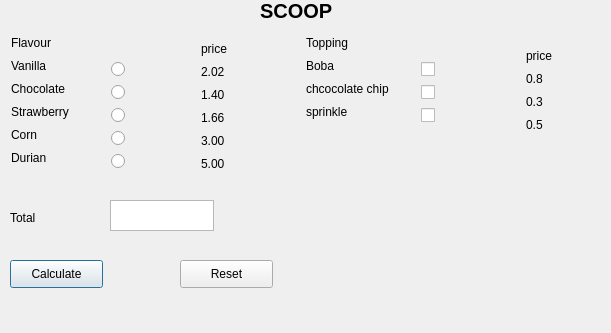
<?xml version="1.0" encoding="UTF-8"?>
<ui version="4.0">
 <class>Dialog</class>
 <widget class="QDialog" name="Dialog">
  <property name="geometry">
   <rect>
    <x>0</x>
    <y>0</y>
    <width>611</width>
    <height>333</height>
   </rect>
  </property>
  <property name="windowTitle">
   <string>Dialog</string>
  </property>
  <widget class="QLabel" name="projecttitle">
   <property name="geometry">
    <rect>
     <x>260</x>
     <y>0</y>
     <width>91</width>
     <height>21</height>
    </rect>
   </property>
   <property name="font">
    <font>
     <pointsize>15</pointsize>
     <weight>75</weight>
     <bold>true</bold>
    </font>
   </property>
   <property name="text">
    <string>SCOOP</string>
   </property>
  </widget>
  <widget class="QRadioButton" name="durian">
   <property name="geometry">
    <rect>
     <x>111</x>
     <y>153</y>
     <width>16</width>
     <height>16</height>
    </rect>
   </property>
   <property name="text">
    <string/>
   </property>
  </widget>
  <widget class="QRadioButton" name="choc">
   <property name="geometry">
    <rect>
     <x>111</x>
     <y>84</y>
     <width>16</width>
     <height>16</height>
    </rect>
   </property>
   <property name="text">
    <string/>
   </property>
  </widget>
  <widget class="QRadioButton" name="Straw">
   <property name="geometry">
    <rect>
     <x>111</x>
     <y>107</y>
     <width>16</width>
     <height>16</height>
    </rect>
   </property>
   <property name="text">
    <string/>
   </property>
  </widget>
  <widget class="QCheckBox" name="boba">
   <property name="geometry">
    <rect>
     <x>421</x>
     <y>61</y>
     <width>16</width>
     <height>16</height>
    </rect>
   </property>
   <property name="text">
    <string/>
   </property>
  </widget>
  <widget class="QLabel" name="vannill_lbl">
   <property name="geometry">
    <rect>
     <x>11</x>
     <y>58</y>
     <width>38</width>
     <height>16</height>
    </rect>
   </property>
   <property name="text">
    <string>Vanilla</string>
   </property>
  </widget>
  <widget class="QLabel" name="choc_lbl">
   <property name="geometry">
    <rect>
     <x>11</x>
     <y>81</y>
     <width>56</width>
     <height>16</height>
    </rect>
   </property>
   <property name="text">
    <string>Chocolate</string>
   </property>
  </widget>
  <widget class="QLabel" name="strawlbl">
   <property name="geometry">
    <rect>
     <x>11</x>
     <y>104</y>
     <width>64</width>
     <height>16</height>
    </rect>
   </property>
   <property name="text">
    <string>Strawberry</string>
   </property>
  </widget>
  <widget class="QLabel" name="flava_lbl">
   <property name="geometry">
    <rect>
     <x>11</x>
     <y>35</y>
     <width>42</width>
     <height>16</height>
    </rect>
   </property>
   <property name="text">
    <string>Flavour</string>
   </property>
  </widget>
  <widget class="QLabel" name="sprinkle_lbl">
   <property name="geometry">
    <rect>
     <x>306</x>
     <y>104</y>
     <width>44</width>
     <height>16</height>
    </rect>
   </property>
   <property name="text">
    <string>sprinkle</string>
   </property>
  </widget>
  <widget class="QLabel" name="chiplbl">
   <property name="geometry">
    <rect>
     <x>306</x>
     <y>81</y>
     <width>87</width>
     <height>16</height>
    </rect>
   </property>
   <property name="text">
    <string>chcocolate chip</string>
   </property>
  </widget>
  <widget class="QLabel" name="boba_lbl">
   <property name="geometry">
    <rect>
     <x>306</x>
     <y>58</y>
     <width>28</width>
     <height>16</height>
    </rect>
   </property>
   <property name="text">
    <string>Boba</string>
   </property>
  </widget>
  <widget class="QLabel" name="topping_lbl">
   <property name="geometry">
    <rect>
     <x>306</x>
     <y>35</y>
     <width>46</width>
     <height>16</height>
    </rect>
   </property>
   <property name="text">
    <string>Topping</string>
   </property>
  </widget>
  <widget class="QCheckBox" name="cchip">
   <property name="geometry">
    <rect>
     <x>421</x>
     <y>84</y>
     <width>16</width>
     <height>16</height>
    </rect>
   </property>
   <property name="text">
    <string/>
   </property>
  </widget>
  <widget class="QCheckBox" name="sprink">
   <property name="geometry">
    <rect>
     <x>421</x>
     <y>107</y>
     <width>16</width>
     <height>16</height>
    </rect>
   </property>
   <property name="text">
    <string/>
   </property>
  </widget>
  <widget class="QLabel" name="total_lbl">
   <property name="geometry">
    <rect>
     <x>10</x>
     <y>210</y>
     <width>61</width>
     <height>16</height>
    </rect>
   </property>
   <property name="text">
    <string>Total</string>
   </property>
  </widget>
  <widget class="QPushButton" name="calculateButton">
   <property name="geometry">
    <rect>
     <x>10</x>
     <y>260</y>
     <width>93</width>
     <height>28</height>
    </rect>
   </property>
   <property name="text">
    <string>Calculate</string>
   </property>
  </widget>
  <widget class="QPushButton" name="resetButton">
   <property name="geometry">
    <rect>
     <x>180</x>
     <y>260</y>
     <width>93</width>
     <height>28</height>
    </rect>
   </property>
   <property name="text">
    <string>Reset</string>
   </property>
  </widget>
  <widget class="QLabel" name="Price_Lbl">
   <property name="geometry">
    <rect>
     <x>201</x>
     <y>41</y>
     <width>28</width>
     <height>16</height>
    </rect>
   </property>
   <property name="text">
    <string>price</string>
   </property>
  </widget>
  <widget class="QLabel" name="Price_Lbl2">
   <property name="geometry">
    <rect>
     <x>526</x>
     <y>48</y>
     <width>28</width>
     <height>16</height>
    </rect>
   </property>
   <property name="text">
    <string>price</string>
   </property>
  </widget>
  <widget class="QLabel" name="hargaVanilla">
   <property name="geometry">
    <rect>
     <x>201</x>
     <y>64</y>
     <width>25</width>
     <height>16</height>
    </rect>
   </property>
   <property name="text">
    <string>2.02</string>
   </property>
  </widget>
  <widget class="QLabel" name="hargaStrawberry">
   <property name="geometry">
    <rect>
     <x>201</x>
     <y>110</y>
     <width>25</width>
     <height>16</height>
    </rect>
   </property>
   <property name="text">
    <string>1.66</string>
   </property>
  </widget>
  <widget class="QLabel" name="hargaChocolate">
   <property name="geometry">
    <rect>
     <x>201</x>
     <y>87</y>
     <width>25</width>
     <height>16</height>
    </rect>
   </property>
   <property name="text">
    <string>1.40</string>
   </property>
  </widget>
  <widget class="QLabel" name="hargasprinkle">
   <property name="geometry">
    <rect>
     <x>526</x>
     <y>117</y>
     <width>18</width>
     <height>16</height>
    </rect>
   </property>
   <property name="text">
    <string>0.5</string>
   </property>
  </widget>
  <widget class="QLabel" name="hargaBoba">
   <property name="geometry">
    <rect>
     <x>526</x>
     <y>71</y>
     <width>18</width>
     <height>16</height>
    </rect>
   </property>
   <property name="text">
    <string>0.8</string>
   </property>
  </widget>
  <widget class="QLabel" name="hargaChocChip">
   <property name="geometry">
    <rect>
     <x>526</x>
     <y>94</y>
     <width>18</width>
     <height>16</height>
    </rect>
   </property>
   <property name="text">
    <string>0.3</string>
   </property>
  </widget>
  <widget class="QTextEdit" name="total_textBox">
   <property name="geometry">
    <rect>
     <x>110</x>
     <y>200</y>
     <width>104</width>
     <height>31</height>
    </rect>
   </property>
  </widget>
  <widget class="QLabel" name="durian_lbl">
   <property name="geometry">
    <rect>
     <x>11</x>
     <y>150</y>
     <width>37</width>
     <height>16</height>
    </rect>
   </property>
   <property name="text">
    <string>Durian</string>
   </property>
  </widget>
  <widget class="QLabel" name="cornlbl">
   <property name="geometry">
    <rect>
     <x>11</x>
     <y>127</y>
     <width>27</width>
     <height>16</height>
    </rect>
   </property>
   <property name="text">
    <string>Corn</string>
   </property>
  </widget>
  <widget class="QRadioButton" name="vanila">
   <property name="geometry">
    <rect>
     <x>111</x>
     <y>61</y>
     <width>16</width>
     <height>16</height>
    </rect>
   </property>
   <property name="text">
    <string/>
   </property>
  </widget>
  <widget class="QRadioButton" name="corn">
   <property name="geometry">
    <rect>
     <x>111</x>
     <y>130</y>
     <width>16</width>
     <height>16</height>
    </rect>
   </property>
   <property name="text">
    <string/>
   </property>
  </widget>
  <widget class="QLabel" name="hargaDurian">
   <property name="geometry">
    <rect>
     <x>201</x>
     <y>156</y>
     <width>25</width>
     <height>16</height>
    </rect>
   </property>
   <property name="text">
    <string>5.00</string>
   </property>
  </widget>
  <widget class="QLabel" name="hargaCorn">
   <property name="geometry">
    <rect>
     <x>201</x>
     <y>133</y>
     <width>25</width>
     <height>16</height>
    </rect>
   </property>
   <property name="text">
    <string>3.00</string>
   </property>
  </widget>
 </widget>
 <resources/>
 <connections/>
</ui>
